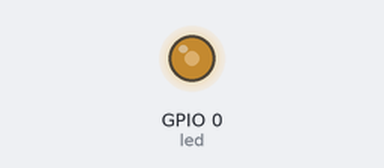
A program run on a simulated ESP8266 board running MicroPython. Parts: output pins drawn as LEDs (lit = HIGH).

Above: at 0.05 s.
At 0.45 s:
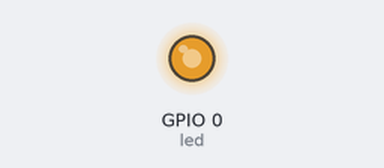
At 0.8 s:
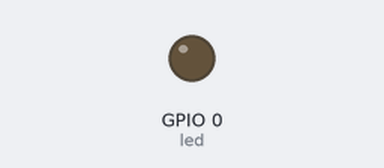
At 0.95 s:
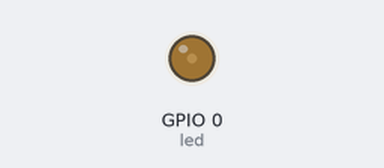
Timing chart, 0 to 3.0 s (numbered marks = the images above):
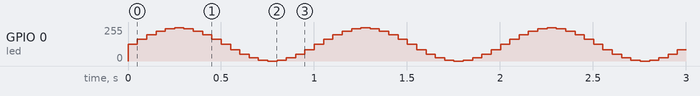

The program:

pwmled.py
```python
import time, math, machine

led = machine.PWM(machine.Pin(0), freq=1000)

def pulse(l, t):
    for i in range(20):
        l.duty(int(math.sin(i / 10 * math.pi) * 500 + 500))
        time.sleep_ms(t)

while 1:
    pulse(led, 50)
```
